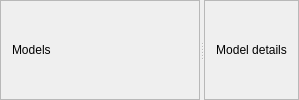
<?xml version="1.0" encoding="UTF-8"?>
<ui version="4.0">
 <class>ModelsPanels</class>
 <widget class="QWidget" name="modelsPanels">
  <layout class="QHBoxLayout" name="mainLayout">
   <property name="leftMargin"><number>0</number></property>
   <property name="topMargin"><number>0</number></property>
   <property name="rightMargin"><number>0</number></property>
   <property name="bottomMargin"><number>0</number></property>
   <property name="spacing"><number>4</number></property>
   <item>
    <widget class="QSplitter" name="panelsSplitter">
     <property name="orientation"><enum>Qt::Orientation::Horizontal</enum></property>
     <widget class="QFrame" name="listPanel">
      <property name="minimumSize"><size><width>200</width><height>0</height></size></property>
      <property name="maximumSize"><size><width>300</width><height>16777215</height></size></property>
      <property name="frameShape"><enum>QFrame::Shape::StyledPanel</enum></property>
      <layout class="QVBoxLayout" name="listLayout">
       <item>
        <widget class="QLabel" name="listLabel">
         <property name="text"><string>Models</string></property>
        </widget>
       </item>
      </layout>
     </widget>
     <widget class="QFrame" name="detailPanel">
      <property name="frameShape"><enum>QFrame::Shape::StyledPanel</enum></property>
      <layout class="QVBoxLayout" name="detailLayout">
       <item>
        <widget class="QLabel" name="detailLabel">
         <property name="text"><string>Model details</string></property>
         <property name="alignment"><set>Qt::AlignmentFlag::AlignCenter</set></property>
        </widget>
       </item>
      </layout>
     </widget>
    </widget>
   </item>
  </layout>
 </widget>
 <layoutdefault spacing="6" margin="11"/>
 <resources/>
 <connections/>
</ui>
